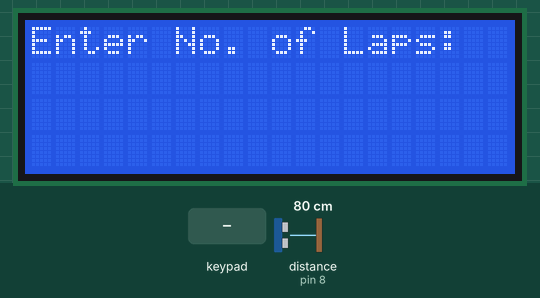
Simulated run of this sketch. Board: Arduino Uno, built with avr-gcc and run on an emulated ATmega328P. Parts: 20×4 character LCD. The test bench sets the inputs (shaded band); at power-on: distance to the obstacle (sensor on pin 8) 80 cm. The echo pulse lasts 58.3 µs per cm.

Above: at 1.2 s.
1.3 s: keypad keys 5 4 3 2 * pressed 0.4 s apart
At 4.7 s:
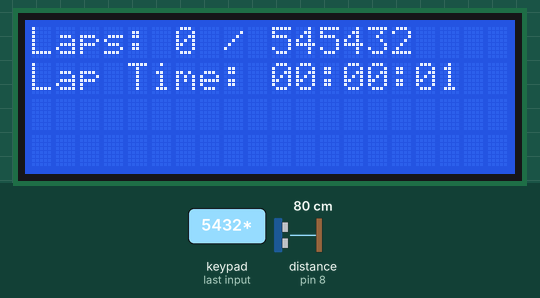
6.3 s: distance to the obstacle (sensor on pin 8) set to 11 cm
8.4 s: distance to the obstacle (sensor on pin 8) set to 8 cm
At 9.1 s:
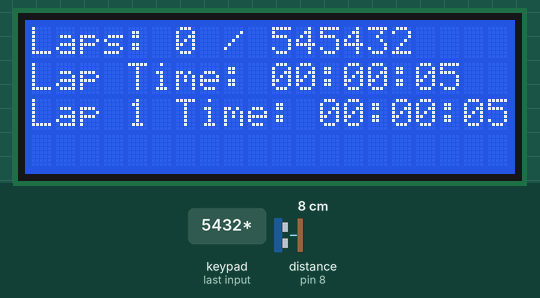
11.4 s: distance to the obstacle (sensor on pin 8) set to 18 cm
At 13.2 s:
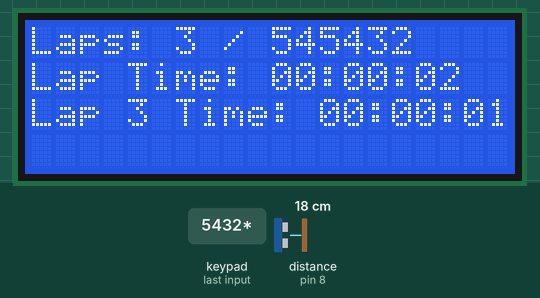
Timing chart, 0 to 14.7 s (numbered marks = the images above; inputs shaded):
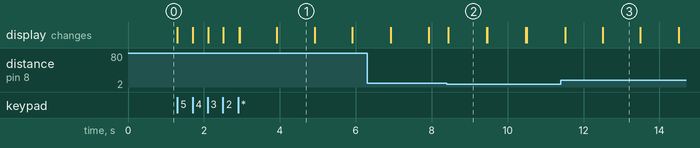

The sketch:

UpdatedCode.ino
```cpp
#include <Wire.h>
#include <LiquidCrystal_I2C.h>
#include <Keypad.h>

// Define LCD settings
LiquidCrystal_I2C lcd(0x27, 20, 4);

// Define Keypad settings
const byte ROWS = 4; // Four rows
const byte COLS = 3; // Three columns
char keys[ROWS][COLS] = {
  {'1', '2', '3'},
  {'4', '5', '6'},
  {'7', '8', '9'},
  {'*', '0', '#'}
};
byte rowPins[ROWS] = {5, 4, 3, 2}; // Connect to the row pinouts of the keypad
byte colPins[COLS] = {A3, A2, A1}; // Connect to the column pinouts of the keypad
Keypad keypad = Keypad(makeKeymap(keys), rowPins, colPins, ROWS, COLS);

// Define Ultrasonic Sensor pins
const int trigPin = 9;
const int echoPin = 8;

// Variables
unsigned long lapStartTime;
int totalLaps = 0;
int lapsCompleted = 0;
bool timerRunning = false;

// Function to measure distance
long readUltrasonic() {
  digitalWrite(trigPin, LOW);
  delayMicroseconds(2);
  digitalWrite(trigPin, HIGH);
  delayMicroseconds(10);
  digitalWrite(trigPin, LOW);
  long duration = pulseIn(echoPin, HIGH);
  long distance = (duration / 2) / 29.1;
  return distance;
}

// Function to display time in HH:MM:SS format
String formatTime(unsigned long timeInMillis) {
  unsigned long secs = timeInMillis / 1000;
  unsigned long mins = secs / 60;
  unsigned long hours = mins / 60;
  secs = secs % 60;
  mins = mins % 60;
  char timeString[9];
  sprintf(timeString, "%02lu:%02lu:%02lu", hours, mins, secs);
  return String(timeString);
}

void setup() {
  lcd.init();
  lcd.backlight();
  lcd.clear();
  lcd.setCursor(0, 0);
  lcd.print("Enter No. of Laps:");
  pinMode(trigPin, OUTPUT);
  pinMode(echoPin, INPUT);
}

void loop() {
  if (!timerRunning) {
    // Read keypad input for number of laps
    char key = keypad.getKey();
    if (key != NO_KEY) {
      if (key >= '0' && key <= '9') {
        totalLaps = totalLaps * 10 + (key - '0');
        lcd.setCursor(0, 1);
        lcd.print(totalLaps);
      } else if (key == '*') {
        timerRunning = true;
        lapStartTime = millis();
        lapsCompleted = 0;
        lcd.clear();
        lcd.setCursor(0, 0);
        lcd.print("Laps: 0 / ");
        lcd.print(totalLaps);
        lcd.setCursor(0, 1);
        lcd.print("Lap Time: 00:00:00");
      }
    }
  } else {
    // Measure distance
    long distance = readUltrasonic();
    if (distance < 10) {
      unsigned long lapDuration = millis() - lapStartTime;
      lapStartTime = millis();
      lapsCompleted++;
      lcd.setCursor(0, 2);
      lcd.print("Lap ");
      lcd.print(lapsCompleted);
      lcd.print(" Time: ");
      lcd.print(formatTime(lapDuration));
      delay(1000); // Debounce
    }

    // Update display
    lcd.setCursor(6, 0);
    lcd.print(lapsCompleted);
    lcd.setCursor(12, 0);
    lcd.print(totalLaps);

    unsigned long currentLapDuration = millis() - lapStartTime;
    lcd.setCursor(10, 1);
    lcd.print(formatTime(currentLapDuration));

    // Check if laps completed
    if (lapsCompleted >= totalLaps) {
      timerRunning = false;
      lcd.setCursor(0, 3);
      lcd.print("All Laps Completed!");
    }
  }
}
```

Measured:
- the behaviour switches between 10 and 9 cm on distance to the obstacle (sensor on pin 8) (found by bisection; images 1 and 2)
- after the input at 1.3 s, the display: first changes at once (image 1 shows a later state)
- after the input at 8.4 s, the display: changes at once (image 2)
- what the display in image 2 shows lasts 1.0 s, from 8.4 s to 9.4 s
